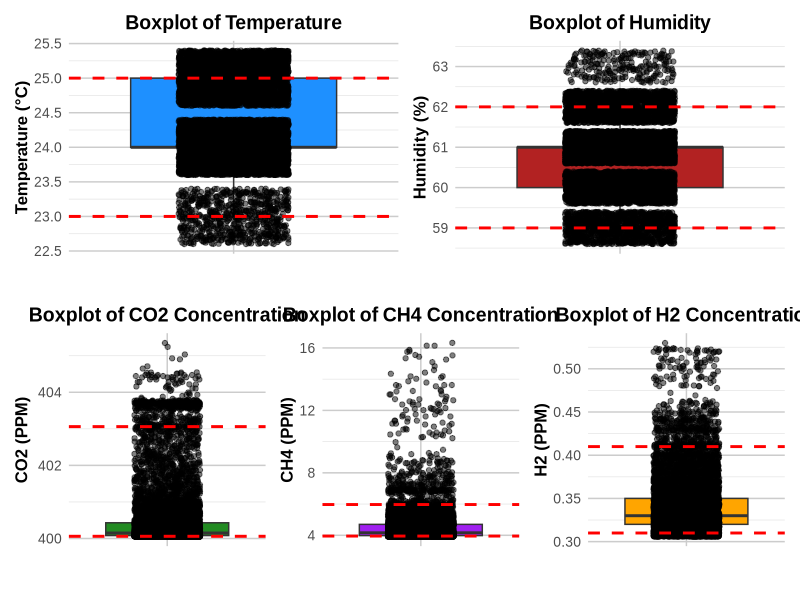

Write the R code that produced this figure.
library(ggplot2)
library(dplyr)
library(patchwork)

# Read the CSV file
day2_data <- read.csv("DAY2.CSV")

# Convert the datetime column to POSIXct
day2_data$datetime <- as.POSIXct(day2_data$datetime, format="%m/%d/%Y %H:%M:%S")

# Calculate summary statistics for the dataset
summary_stats <- day2_data %>%
  summarise(
    Temperature_mean = mean(temperature, na.rm = TRUE),
    Temperature_sd = sd(temperature, na.rm = TRUE),
    Temperature_min = min(temperature, na.rm = TRUE),
    Temperature_max = max(temperature, na.rm = TRUE),
    Humidity_mean = mean(humidity, na.rm = TRUE),
    Humidity_sd = sd(humidity, na.rm = TRUE),
    Humidity_min = min(humidity, na.rm = TRUE),
    Humidity_max = max(humidity, na.rm = TRUE),
    CO2_mean = mean(CO2_PPM, na.rm = TRUE),
    CO2_sd = sd(CO2_PPM, na.rm = TRUE),
    CO2_min = min(CO2_PPM, na.rm = TRUE),
    CO2_max = max(CO2_PPM, na.rm = TRUE),
    CH4_mean = mean(CH4_PPM, na.rm = TRUE),
    CH4_sd = sd(CH4_PPM, na.rm = TRUE),
    CH4_min = min(CH4_PPM, na.rm = TRUE),
    CH4_max = max(CH4_PPM, na.rm = TRUE),
    H2_mean = mean(H2_PPM, na.rm = TRUE),
    H2_sd = sd(H2_PPM, na.rm = TRUE),
    H2_min = min(H2_PPM, na.rm = TRUE),
    H2_max = max(H2_PPM, na.rm = TRUE)
  )

# Print summary statistics
print(summary_stats)

# Create a custom theme for the plots
custom_theme <- theme_minimal() +
  theme(
    text = element_text(family = "Arial", size = 12),
    plot.title = element_text(hjust = 0.5, face = "bold", size = 14),
    axis.title = element_text(face = "bold", size = 12),
    axis.text = element_text(size = 10),
    panel.grid.major = element_line(color = "grey80"),
    panel.grid.minor = element_line(color = "grey90")
  )

# Create box plots for each variable with horizontal lines and jitter points
boxplot_temperature <- ggplot(day2_data, aes(x = "", y = temperature)) +
  geom_boxplot(fill = "dodgerblue", outlier.shape = NA) +
  geom_jitter(color = "black", width = 0.2, alpha = 0.5) +
  labs(title = "Boxplot of Temperature", y = "Temperature (°C)", x = "") +
  custom_theme +
  geom_hline(yintercept = quantile(day2_data$temperature, probs = c(0.05, 0.95)), 
             color = "red", linetype = "dashed", size = 1)

boxplot_humidity <- ggplot(day2_data, aes(x = "", y = humidity)) +
  geom_boxplot(fill = "firebrick", outlier.shape = NA) +
  geom_jitter(color = "black", width = 0.2, alpha = 0.5) +
  labs(title = "Boxplot of Humidity", y = "Humidity (%)", x = "") +
  custom_theme +
  geom_hline(yintercept = quantile(day2_data$humidity, probs = c(0.05, 0.95)), 
             color = "red", linetype = "dashed", size = 1)

boxplot_CO2 <- ggplot(day2_data, aes(x = "", y = CO2_PPM)) +
  geom_boxplot(fill = "forestgreen", outlier.shape = NA) +
  geom_jitter(color = "black", width = 0.2, alpha = 0.5) +
  labs(title = "Boxplot of CO2 Concentration", y = "CO2 (PPM)", x = "") +
  custom_theme +
  geom_hline(yintercept = quantile(day2_data$CO2_PPM, probs = c(0.05, 0.95)), 
             color = "red", linetype = "dashed", size = 1)

boxplot_CH4 <- ggplot(day2_data, aes(x = "", y = CH4_PPM)) +
  geom_boxplot(fill = "purple", outlier.shape = NA) +
  geom_jitter(color = "black", width = 0.2, alpha = 0.5) +
  labs(title = "Boxplot of CH4 Concentration", y = "CH4 (PPM)", x = "") +
  custom_theme +
  geom_hline(yintercept = quantile(day2_data$CH4_PPM, probs = c(0.05, 0.95)), 
             color = "red", linetype = "dashed", size = 1)

boxplot_H2 <- ggplot(day2_data, aes(x = "", y = H2_PPM)) +
  geom_boxplot(fill = "orange", outlier.shape = NA) +
  geom_jitter(color = "black", width = 0.2, alpha = 0.5) +
  labs(title = "Boxplot of H2 Concentration", y = "H2 (PPM)", x = "") +
  custom_theme +
  geom_hline(yintercept = quantile(day2_data$H2_PPM, probs = c(0.05, 0.95)), 
             color = "red", linetype = "dashed", size = 1)

# Combine plots using patchwork
print((boxplot_temperature | boxplot_humidity) /
        (boxplot_CO2 | boxplot_CH4 | boxplot_H2))